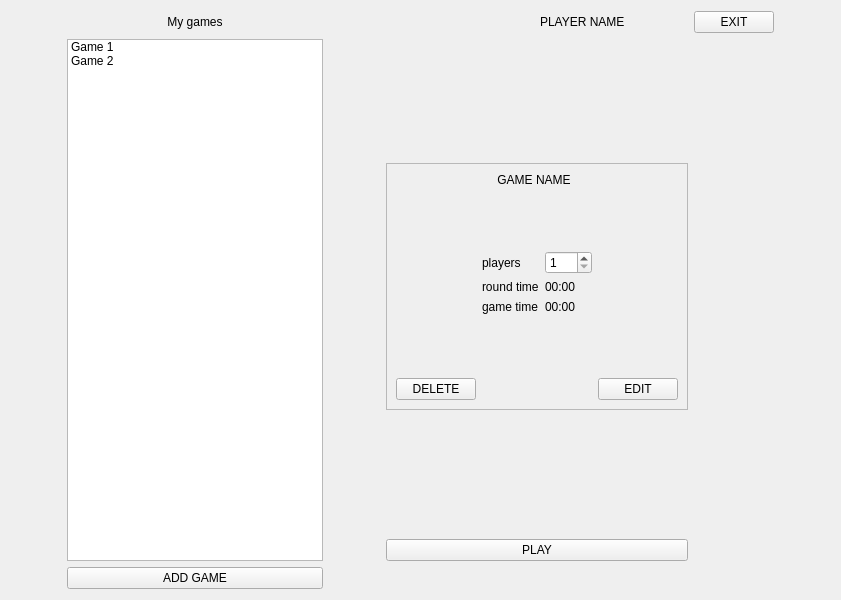
<?xml version="1.0" encoding="UTF-8"?>
<ui version="4.0">
 <class>Form</class>
 <widget class="QWidget" name="Form">
  <property name="geometry">
   <rect>
    <x>0</x>
    <y>0</y>
    <width>841</width>
    <height>600</height>
   </rect>
  </property>
  <property name="windowTitle">
   <string>Form</string>
  </property>
  <layout class="QGridLayout" name="gridLayout_2">
   <item row="0" column="7">
    <widget class="QPushButton" name="exitButton">
     <property name="text">
      <string>EXIT</string>
     </property>
    </widget>
   </item>
   <item row="4" column="7" rowspan="2">
    <spacer name="verticalSpacer_6">
     <property name="orientation">
      <enum>Qt::Vertical</enum>
     </property>
     <property name="sizeHint" stdset="0">
      <size>
       <width>20</width>
       <height>40</height>
      </size>
     </property>
    </spacer>
   </item>
   <item row="0" column="0" rowspan="8">
    <spacer name="horizontalSpacer_4">
     <property name="orientation">
      <enum>Qt::Horizontal</enum>
     </property>
     <property name="sizeType">
      <enum>QSizePolicy::MinimumExpanding</enum>
     </property>
     <property name="sizeHint" stdset="0">
      <size>
       <width>40</width>
       <height>20</height>
      </size>
     </property>
    </spacer>
   </item>
   <item row="6" column="7" rowspan="2">
    <spacer name="verticalSpacer_4">
     <property name="orientation">
      <enum>Qt::Vertical</enum>
     </property>
     <property name="sizeHint" stdset="0">
      <size>
       <width>20</width>
       <height>40</height>
      </size>
     </property>
    </spacer>
   </item>
   <item row="2" column="7">
    <spacer name="verticalSpacer_5">
     <property name="orientation">
      <enum>Qt::Vertical</enum>
     </property>
     <property name="sizeHint" stdset="0">
      <size>
       <width>20</width>
       <height>40</height>
      </size>
     </property>
    </spacer>
   </item>
   <item row="1" column="7">
    <spacer name="verticalSpacer_3">
     <property name="orientation">
      <enum>Qt::Vertical</enum>
     </property>
     <property name="sizeHint" stdset="0">
      <size>
       <width>20</width>
       <height>40</height>
      </size>
     </property>
    </spacer>
   </item>
   <item row="0" column="8" rowspan="8">
    <spacer name="horizontalSpacer_5">
     <property name="orientation">
      <enum>Qt::Horizontal</enum>
     </property>
     <property name="sizeType">
      <enum>QSizePolicy::MinimumExpanding</enum>
     </property>
     <property name="sizeHint" stdset="0">
      <size>
       <width>40</width>
       <height>20</height>
      </size>
     </property>
    </spacer>
   </item>
   <item row="1" column="4">
    <spacer name="horizontalSpacer_3">
     <property name="orientation">
      <enum>Qt::Horizontal</enum>
     </property>
     <property name="sizeHint" stdset="0">
      <size>
       <width>40</width>
       <height>20</height>
      </size>
     </property>
    </spacer>
   </item>
   <item row="0" column="2" rowspan="8">
    <spacer name="horizontalSpacer">
     <property name="orientation">
      <enum>Qt::Horizontal</enum>
     </property>
     <property name="sizeType">
      <enum>QSizePolicy::MinimumExpanding</enum>
     </property>
     <property name="sizeHint" stdset="0">
      <size>
       <width>40</width>
       <height>20</height>
      </size>
     </property>
    </spacer>
   </item>
   <item row="1" column="5">
    <spacer name="horizontalSpacer_2">
     <property name="orientation">
      <enum>Qt::Horizontal</enum>
     </property>
     <property name="sizeHint" stdset="0">
      <size>
       <width>40</width>
       <height>20</height>
      </size>
     </property>
    </spacer>
   </item>
   <item row="0" column="5">
    <widget class="QLabel" name="playerNameLabel">
     <property name="text">
      <string>PLAYER NAME</string>
     </property>
    </widget>
   </item>
   <item row="7" column="1">
    <widget class="QPushButton" name="addGameButton">
     <property name="text">
      <string>ADD GAME</string>
     </property>
    </widget>
   </item>
   <item row="0" column="1">
    <widget class="QLabel" name="myGamesLabel">
     <property name="text">
      <string>My games</string>
     </property>
     <property name="alignment">
      <set>Qt::AlignCenter</set>
     </property>
    </widget>
   </item>
   <item row="3" column="7">
    <spacer name="verticalSpacer_7">
     <property name="orientation">
      <enum>Qt::Vertical</enum>
     </property>
     <property name="sizeHint" stdset="0">
      <size>
       <width>20</width>
       <height>40</height>
      </size>
     </property>
    </spacer>
   </item>
   <item row="1" column="1" rowspan="6">
    <widget class="QListWidget" name="myGamesListWidget">
     <property name="editTriggers">
      <set>QAbstractItemView::NoEditTriggers</set>
     </property>
     <item>
      <property name="text">
       <string>Game 1</string>
      </property>
     </item>
     <item>
      <property name="text">
       <string>Game 2</string>
      </property>
     </item>
    </widget>
   </item>
   <item row="2" column="4" rowspan="3" colspan="2">
    <widget class="QFrame" name="gameQuickViewFrame">
     <property name="sizePolicy">
      <sizepolicy hsizetype="Expanding" vsizetype="Expanding">
       <horstretch>0</horstretch>
       <verstretch>0</verstretch>
      </sizepolicy>
     </property>
     <property name="frameShape">
      <enum>QFrame::StyledPanel</enum>
     </property>
     <property name="frameShadow">
      <enum>QFrame::Raised</enum>
     </property>
     <layout class="QGridLayout" name="gridLayout_4">
      <item row="0" column="3" colspan="2">
       <widget class="QLabel" name="gameNameLabel">
        <property name="text">
         <string>GAME NAME</string>
        </property>
        <property name="alignment">
         <set>Qt::AlignCenter</set>
        </property>
       </widget>
      </item>
      <item row="2" column="4" colspan="2">
       <widget class="QSpinBox" name="playersNumberSpinBox">
        <property name="minimum">
         <number>1</number>
        </property>
        <property name="maximum">
         <number>100</number>
        </property>
       </widget>
      </item>
      <item row="2" column="3">
       <widget class="QLabel" name="playersNumberLabel">
        <property name="text">
         <string>players</string>
        </property>
       </widget>
      </item>
      <item row="3" column="4" colspan="2">
       <widget class="QLabel" name="roundTimeInfoLabel">
        <property name="text">
         <string>00:00</string>
        </property>
       </widget>
      </item>
      <item row="4" column="3">
       <widget class="QLabel" name="gameTimeLabel">
        <property name="text">
         <string>game time</string>
        </property>
       </widget>
      </item>
      <item row="4" column="4" colspan="2">
       <widget class="QLabel" name="gameTimeInfoLabel">
        <property name="text">
         <string>00:00</string>
        </property>
       </widget>
      </item>
      <item row="8" column="6">
       <widget class="QPushButton" name="editGameButton">
        <property name="sizePolicy">
         <sizepolicy hsizetype="Fixed" vsizetype="Fixed">
          <horstretch>0</horstretch>
          <verstretch>0</verstretch>
         </sizepolicy>
        </property>
        <property name="text">
         <string>EDIT</string>
        </property>
       </widget>
      </item>
      <item row="8" column="0">
       <widget class="QPushButton" name="deleteGameButton">
        <property name="sizePolicy">
         <sizepolicy hsizetype="Fixed" vsizetype="Fixed">
          <horstretch>0</horstretch>
          <verstretch>0</verstretch>
         </sizepolicy>
        </property>
        <property name="text">
         <string>DELETE</string>
        </property>
       </widget>
      </item>
      <item row="3" column="3">
       <widget class="QLabel" name="roundTimeLabel">
        <property name="text">
         <string>round time</string>
        </property>
       </widget>
      </item>
      <item row="8" column="4">
       <spacer name="horizontalSpacer_7">
        <property name="orientation">
         <enum>Qt::Horizontal</enum>
        </property>
        <property name="sizeHint" stdset="0">
         <size>
          <width>40</width>
          <height>20</height>
         </size>
        </property>
       </spacer>
      </item>
      <item row="1" column="3" colspan="2">
       <spacer name="verticalSpacer">
        <property name="orientation">
         <enum>Qt::Vertical</enum>
        </property>
        <property name="sizeHint" stdset="0">
         <size>
          <width>20</width>
          <height>40</height>
         </size>
        </property>
       </spacer>
      </item>
      <item row="8" column="3">
       <spacer name="horizontalSpacer_6">
        <property name="orientation">
         <enum>Qt::Horizontal</enum>
        </property>
        <property name="sizeHint" stdset="0">
         <size>
          <width>40</width>
          <height>20</height>
         </size>
        </property>
       </spacer>
      </item>
      <item row="5" column="3" colspan="2">
       <spacer name="verticalSpacer_2">
        <property name="orientation">
         <enum>Qt::Vertical</enum>
        </property>
        <property name="sizeHint" stdset="0">
         <size>
          <width>20</width>
          <height>40</height>
         </size>
        </property>
       </spacer>
      </item>
     </layout>
    </widget>
   </item>
   <item row="6" column="4" colspan="2">
    <widget class="QPushButton" name="playButton">
     <property name="text">
      <string>PLAY</string>
     </property>
    </widget>
   </item>
   <item row="5" column="4" colspan="2">
    <spacer name="verticalSpacer_8">
     <property name="orientation">
      <enum>Qt::Vertical</enum>
     </property>
     <property name="sizeHint" stdset="0">
      <size>
       <width>20</width>
       <height>40</height>
      </size>
     </property>
    </spacer>
   </item>
  </layout>
 </widget>
 <resources/>
 <connections/>
</ui>
